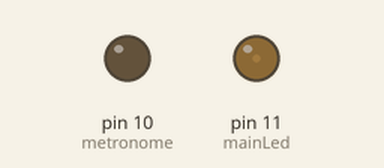
Bench run of a sketch on a simulated Arduino Uno, built with avr-gcc and run on an emulated ATmega328P. Parts: output pins drawn as LEDs (lit = HIGH). Dashed ring = blinking.

Above: at 0.15 s.
At 9.59 s:
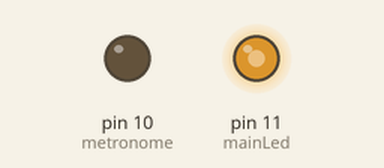
At 20.41 s:
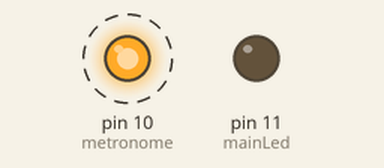
At 30.9 s:
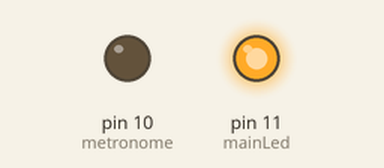
Timing chart, 0 to 40.0 s (numbered marks = the images above):
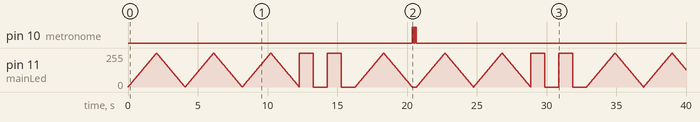

The sketch:

week_5_homework_metronome.ino
```cpp
const int mainLed = 11;
const int metronome = 10;
int caseState;
int counter = 6; //two zeros per fade so 3*2 = 6
int modulo;

void setup() {
  pinMode(mainLed, OUTPUT);
  pinMode(metronome, OUTPUT);
}

void loop()
{
  int x = 1;
  switch (caseState) {
    case 0:
      for (int i = 0; i > -1; i = i + x) {
        analogWrite(mainLed, i);
        if (i == 255) x = -1;             // switch direction at peak
        if (i == 0) {
          counter --;
          if (counter == 0) caseState = 1;
          modulo += 8; // 64 divide by 4 = 16 every fade has two zeros so 16 divide by 2 = 8
          if (modulo % 64 == 0) {
            digitalWrite(metronome, HIGH);
            delay(100);
            digitalWrite(metronome, LOW);
            delay(100);
            digitalWrite(metronome, HIGH);
            delay(100);
            digitalWrite(metronome, LOW);
            modulo = 0;
          }
        }
        delay(8);
      }
      break;
    case 1:
      digitalWrite(11, HIGH);
      delay(1000);
      digitalWrite(11, LOW);
      delay(1000);
      digitalWrite(11, HIGH);
      delay(1000);
      digitalWrite(11, LOW);
      delay(1000);
      counter = 6;
      caseState = 0;
      break;
  }
}
```

Measured:
- by itself, pin 10 (metronome): LOW → HIGH at 20.4 s, → LOW 0.10 s later, → HIGH 0.10 s later, → LOW 0.10 s later, … (4 changes in this stretch)
